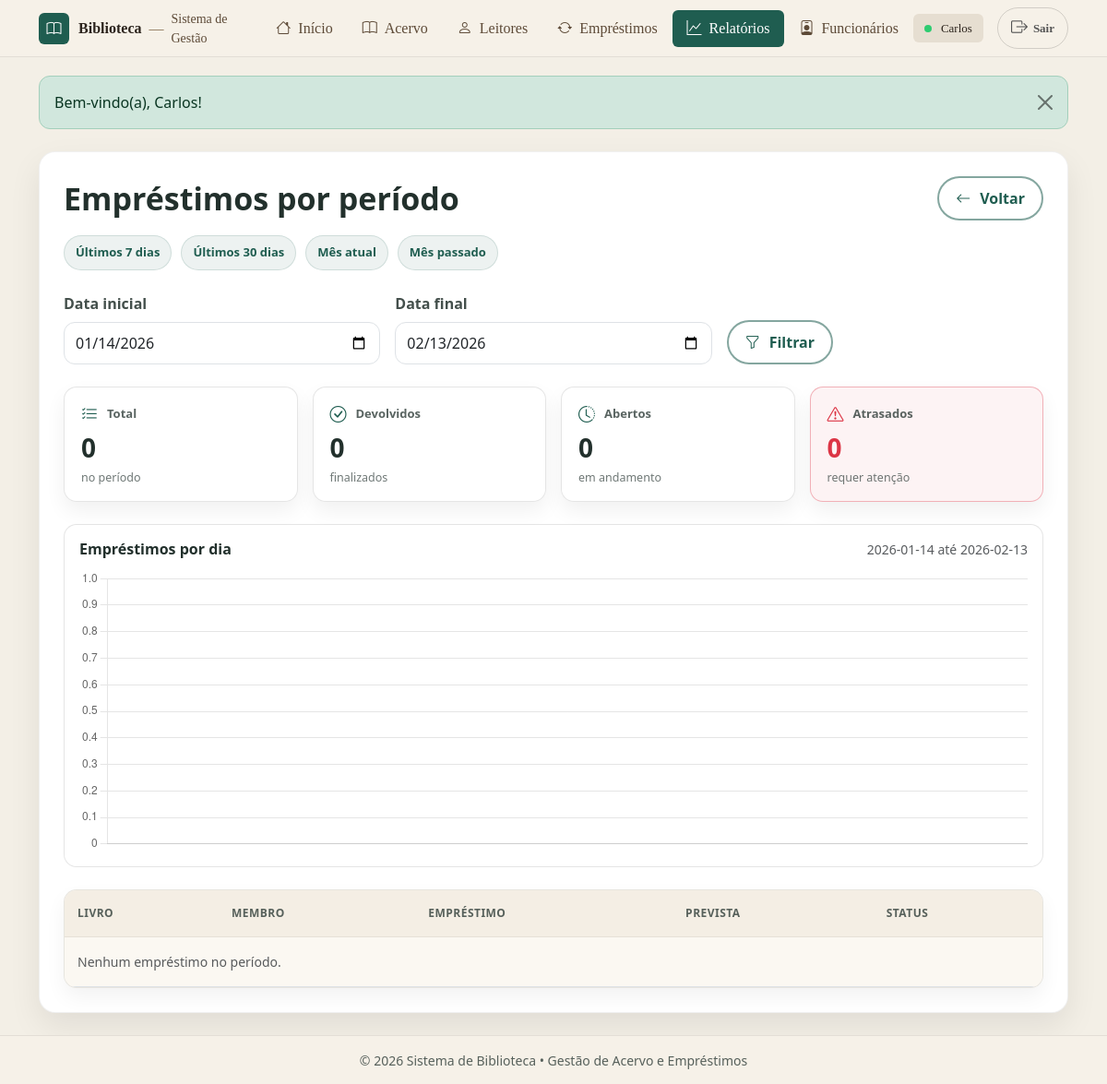
The page /relatorios/emprestimos_periodo.php (signed in) on the database as committed earlier.
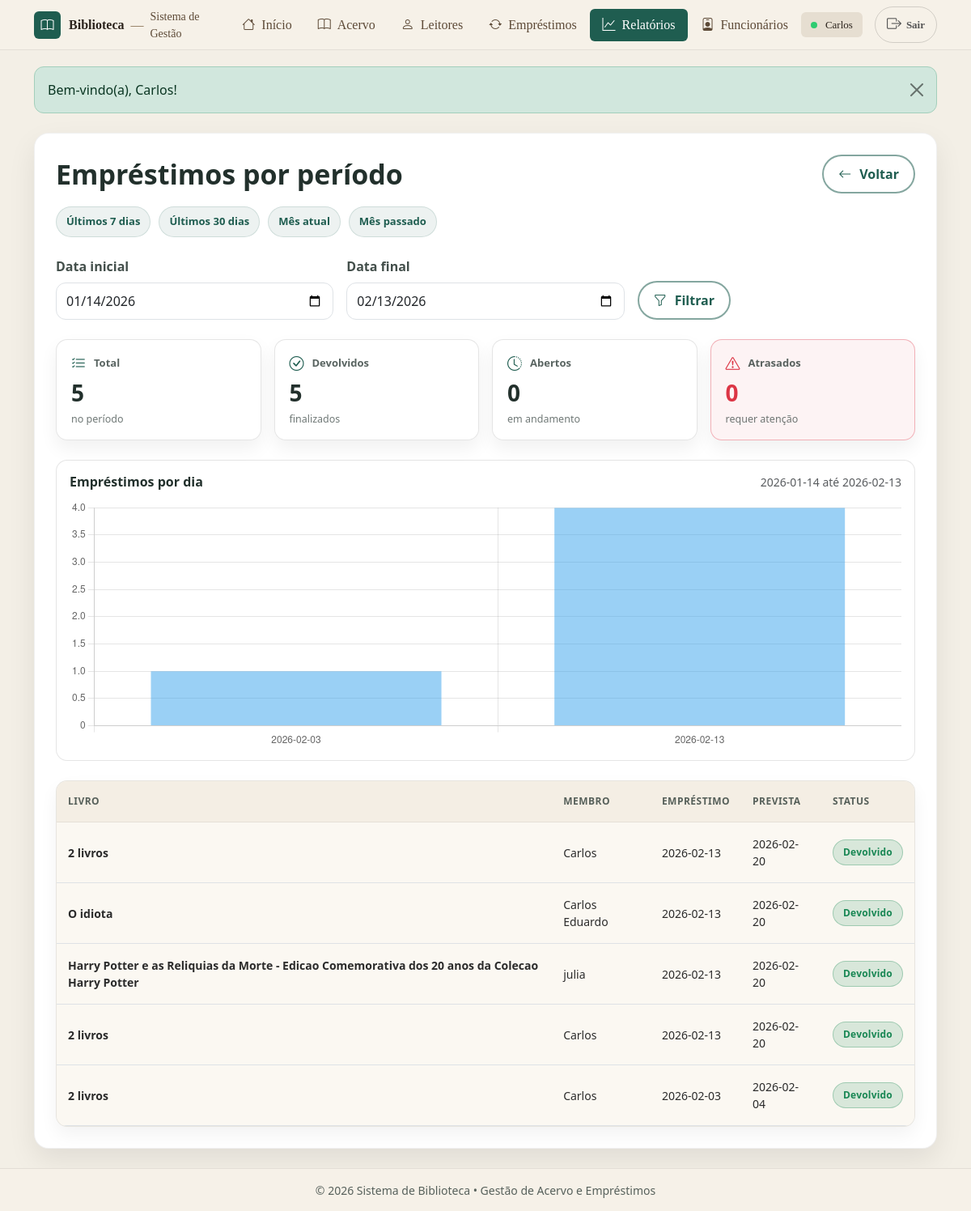
The same page on the database as committed later.
### tables this page shows
CREATE TABLE `emprestimos` (
  `id` int(11) NOT NULL,
  `id_usuario` int(11) NOT NULL,
  `data_emprestimo` date DEFAULT curdate(),
  `data_prevista` date DEFAULT NULL,
  `cancelado` tinyint(1) NOT NULL DEFAULT 0,
  `cancelado_em` datetime DEFAULT NULL,
  `cancelado_motivo` varchar(255) DEFAULT NULL
);

CREATE TABLE `usuarios` (
  `id` int(11) NOT NULL,
  `nome` varchar(100) NOT NULL,
  `email` varchar(255) DEFAULT NULL,
  `telefone` varchar(20) DEFAULT NULL,
  `criado_em` timestamp NOT NULL DEFAULT current_timestamp(),
  `perfil` enum('admin','leitor') NOT NULL,
  `cpf` varchar(14) NOT NULL,
  `ativo` tinyint(1) NOT NULL DEFAULT 1
);

### relatorios/emprestimos_periodo.php (the view, shortened to what the changed rows need)
<?php
include("../conexao.php");
include("../includes/header.php");
$hoje = date('Y-m-d');
$inicio = $_GET['inicio'] ?? date('Y-m-d', strtotime('-30 days'));
$fim    = $_GET['fim'] ?? $hoje;
function h($s){ return htmlspecialchars($s ?? ''); }
$stmt = mysqli_prepare($conn, "
  SELECT
    COUNT(*) AS total,
    SUM(CASE WHEN t.abertos = 0 THEN 1 ELSE 0 END) AS devolvidos,
    SUM(CASE WHEN t.abertos > 0 THEN 1 ELSE 0 END) AS abertos,
    SUM(CASE WHEN t.abertos > 0 AND t.data_prevista IS NOT NULL AND t.data_prevista < CURDATE() THEN 1 ELSE 0 END) AS atrasados
  FROM (
    SELECT
      e.id,
      e.data_prevista,
      SUM(CASE WHEN ei.devolvido = 0 THEN 1 ELSE 0 END) AS abertos
    FROM emprestimos e
    JOIN emprestimo_itens ei ON ei.emprestimo_id = e.id
    WHERE e.data_emprestimo BETWEEN ? AND ?
    GROUP BY e.id
  ) t
");
mysqli_stmt_bind_param($stmt, "ss", $inicio, $fim);
mysqli_stmt_execute($stmt);
$kpi = mysqli_fetch_assoc(mysqli_stmt_get_result($stmt)) ?: ['total'=>0,'devolvidos'=>0,'abertos'=>0,'atrasados'=>0];
$stmt = mysqli_prepare($conn, "
  SELECT e.data_emprestimo AS dia, COUNT(*) AS qtd
  FROM emprestimos e
  WHERE e.data_emprestimo BETWEEN ? AND ?
  GROUP BY e.data_emprestimo
  ORDER BY e.data_emprestimo ASC
");
mysqli_stmt_bind_param($stmt, "ss", $inicio, $fim);
mysqli_stmt_execute($stmt);
$resGraf = mysqli_stmt_get_result($stmt);
$labels = [];
$values = [];
while ($row = mysqli_fetch_assoc($resGraf)) {
  $labels[] = $row['dia'];
  $values[] = (int)$row['qtd'];
}
$stmt = mysqli_prepare($conn, "
  SELECT
    e.id,
    u.nome AS usuario,
    e.data_emprestimo,
    e.data_prevista,
    COUNT(ei.id) AS qtd_itens,
    SUM(CASE WHEN ei.devolvido = 0 THEN 1 ELSE 0 END) AS abertos,
    GROUP_CONCAT(DISTINCT l.titulo ORDER BY l.titulo SEPARATOR ' | ') AS livros_titulos
  FROM emprestimos e
  JOIN usuarios u ON u.id = e.id_usuario
  JOIN emprestimo_itens ei ON ei.emprestimo_id = e.id
  JOIN livros l ON l.id = ei.id_livro
  WHERE e.data_emprestimo BETWEEN ? AND ?
  GROUP BY e.id
  ORDER BY e.data_emprestimo DESC
");
mysqli_stmt_bind_param($stmt, "ss", $inicio, $fim);
mysqli_stmt_execute($stmt);
$lista = mysqli_stmt_get_result($stmt);
?>
<div class="container my-4">
  <div class="page-card">
    <div class="page-card__head">
      <h2 class="page-card__title m-0">Empréstimos por período</h2>
    </div>
    <div class="report-kpis mt-4">
      <div class="report-card">
        <div class="report-card__top"><i class="bi bi-list-check"></i><span>Total</span></div>
        <div class="report-card__num"><?= (int)$kpi['total'] ?></div>
        <div class="report-card__foot">no período</div>
      </div>
      <div class="report-card">
        <div class="report-card__top"><i class="bi bi-check-circle"></i><span>Devolvidos</span></div>
        <div class="report-card__num"><?= (int)$kpi['devolvidos'] ?></div>
        <div class="report-card__foot">finalizados</div>
      </div>
    </div>
    <div class="report-chart mt-4">
      <div class="report-chart__head">
        <strong>Empréstimos por dia</strong>
        <span class="text-muted small"><?= h($inicio) ?> até <?= h($fim) ?></span>
      </div>
      <canvas id="chartEmprestimos" height="90"></canvas>
    </div>
    <div class="mt-4 table-base-wrap">
      <div class="table-responsive">
        <table class="table table-base align-middle mb-0">
          <thead>
            <tr>
              <th>Livro</th>
              <th>Membro</th>
              <th>Empréstimo</th>
              <th>Prevista</th>
              <th>Status</th>
            </tr>
          </thead>
          <tbody>
            <?php
              $hoje2 = date('Y-m-d');
              while ($r = mysqli_fetch_assoc($lista)) {
                $abertos = (int)$r['abertos'];
                $qtd = (int)$r['qtd_itens'];
                $prev = $r['data_prevista'] ?? null;
                $devolvido = ($abertos === 0);
                $atrasado = (!$devolvido && !empty($prev) && $prev < $hoje2);
                $livroTxt = ($qtd > 1) ? ($qtd . " livros") : ($r['livros_titulos'] ?? '—');
            ?>
              <tr>
                <td class="fw-semibold"><?= h($livroTxt) ?></td>
                <td><?= h($r['usuario']) ?></td>
                <td><?= h($r['data_emprestimo']) ?></td>
                <td><?= h($r['data_prevista'] ?? '-') ?></td>
                <td>
                  <?php if ($devolvido) { ?>
                    <span class="badge-status badge-done">Devolvido</span>
                  <?php } elseif ($atrasado) { ?>
                    <span class="badge-status badge-late">Atrasado</span>
                  <?php } else { ?>
                    <span class="badge-status badge-open">Aberto</span>
                  <?php } ?>
                </td>
              </tr>
            <?php } ?>
            <?php if ((int)$kpi['total'] === 0) { ?>
              <tr><td colspan="5" class="text-muted">Nenhum empréstimo no período.</td></tr>
            <?php } ?>
          </tbody>
        </table>
      </div>
    </div>
  </div>
</div>
<script>
  const labels = <?= json_encode($labels) ?>;
  const values = <?= json_encode($values) ?>;
  new Chart(document.getElementById('chartEmprestimos'), {
    type: 'bar',
    data: { labels, datasets: [{ label: 'Empréstimos', data: values }] },
    options: { responsive: true, plugins: { legend: { display: false } }, scales: { y: { beginAtZero: true } } }
  });
</script>
<?php include("../includes/footer.php"); ?>

Rows that differ between the two databases and show on the page:
added emprestimos: livroTxt "2 livros", id_usuario.nome "Carlos", data_emprestimo "2026-02-13", data_prevista "2026-02-20"
added emprestimos: livroTxt "O idiota", id_usuario.nome "Carlos Eduardo", data_emprestimo "2026-02-13", data_prevista "2026-02-20"
added emprestimos: livroTxt "Harry Potter e as Reliquias da Morte - Edicao Comemorativa dos 20 anos da Colecao Harry Potter", id_usuario.nome "julia", data_emprestimo "2026-02-13", data_prevista "2026-02-20"
added emprestimos: livroTxt "2 livros", id_usuario.nome "Carlos", data_emprestimo "2026-02-13", data_prevista "2026-02-20"
added emprestimos: livroTxt "2 livros", id_usuario.nome "Carlos", data_emprestimo "2026-02-03", data_prevista "2026-02-04"
Other text that changed with them:
$kpi['total']: "0" → "5"
$kpi['devolvidos']: "0" → "5"
chart data {{ json_encode($labels) }}: [] → ["2026-02-03","2026-02-13"]
chart data {{ json_encode($values) }}: [] → [1,4]
text no longer shown: "Nenhum empréstimo no período."
